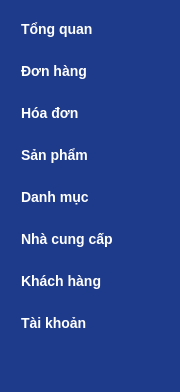
     <widget class="QFrame" name="fr_sidebar">
      <property name="sizePolicy">
       <sizepolicy hsizetype="Fixed" vsizetype="Preferred">
        <horstretch>0</horstretch>
        <verstretch>0</verstretch>
       </sizepolicy>
      </property>
      <property name="minimumSize">
       <size>
        <width>180</width>
        <height>0</height>
       </size>
      </property>
      <property name="maximumSize">
       <size>
        <width>180</width>
        <height>16777215</height>
       </size>
      </property>
      <property name="styleSheet">
       <string notr="true">QFrame { background-color: #1e3a8a; border: none; }
QPushButton { 
    color: white; 
    text-align: left; 
    padding: 10px; 
    border: none; 
    font-size: 14px; 
    font-weight: bold;
}
QPushButton:hover { background-color: #3b82f6; border-radius: 5px; }</string>
      </property>
      <property name="frameShape">
       <enum>QFrame::StyledPanel</enum>
      </property>
      <property name="frameShadow">
       <enum>QFrame::Raised</enum>
      </property>
      <layout class="QVBoxLayout" name="verticalLayout">
       <item>
        <widget class="QPushButton" name="btnTongQuan">
         <property name="text">
          <string>Tổng quan</string>
         </property>
        </widget>
       </item>
       <item>
        <widget class="QPushButton" name="btnDonHang">
         <property name="text">
          <string>Đơn hàng</string>
         </property>
        </widget>
       </item>
       <item>
        <widget class="QPushButton" name="btnHoaDon">
         <property name="text">
          <string>Hóa đơn</string>
         </property>
        </widget>
       </item>
       <item>
        <widget class="QPushButton" name="btnSanPham">
         <property name="text">
          <string>Sản phẩm</string>
         </property>
        </widget>
       </item>
       <item>
        <widget class="QPushButton" name="btnDanhMuc">
         <property name="text">
          <string>Danh mục</string>
         </property>
        </widget>
       </item>
       <item>
        <widget class="QPushButton" name="btnNhaCungCap">
         <property name="text">
          <string>Nhà cung cấp</string>
         </property>
        </widget>
       </item>
       <item>
        <widget class="QPushButton" name="btnKhachHang">
         <property name="text">
          <string>Khách hàng</string>
         </property>
        </widget>
       </item>
       <item>
        <widget class="QPushButton" name="btnTaiKhoan">
         <property name="text">
          <string>Tài khoản</string>
         </property>
        </widget>
       </item>
       <item>
        <spacer name="verticalSpacer">
         <property name="orientation">
          <enum>Qt::Vertical</enum>
         </property>
         <property name="sizeHint" stdset="0">
          <size>
           <width>20</width>
           <height>40</height>
          </size>
         </property>
        </spacer>
       </item>
      </layout>
     </widget>
